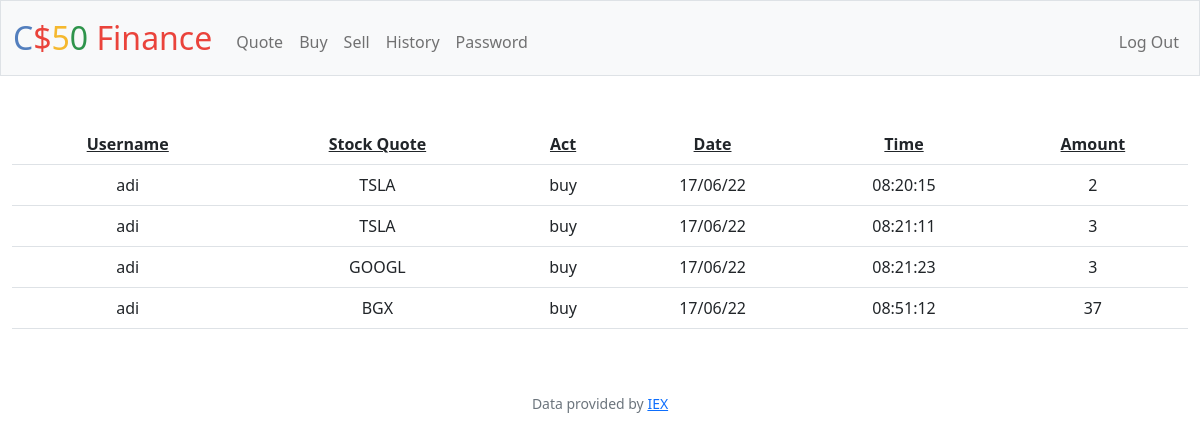
Screenshot of /history (signed in) with the database file from the repository.
### tables this page shows
CREATE TABLE history(user_id INTEGER, stock_quote TEXT, act TEXT, date DATE, time TIME, amount INTEGER);

### app.py (the view)
@app.route("/history")
@login_required
def history():
    current_user = session["user_id"]
    info_from_history = db.execute("SELECT * FROM history WHERE user_id=?", current_user)
    return render_template("history.html", info = info_from_history)

### app.py (called while the page is built)
@app.after_request
def after_request(response):
    response.headers["Cache-Control"] = "no-cache, no-store, must-revalidate"
    response.headers["Expires"] = 0
    response.headers["Pragma"] = "no-cache"
    return response

### helpers.py (called while the page is built)
def login_required(f):
    @wraps(f)
    def decorated_function(*args, **kwargs):
        if session.get("user_id") is None:
            return redirect("/login")
        return f(*args, **kwargs)
    return decorated_function

### templates/history.html (shortened to what this page needs)
{% extends "layout.html" %}
{% block main %}
    <table class="table">
        <tr>
            <th>  <u>Username</u>  </th>
            <th>  <u>Stock Quote</u>  </th>
            <th>  <u>Act</u>  </th>
            <th>  <u>Date</u>  </th>
            <th>  <u>Time</u>  </th>
            <th>  <u>Amount</u>  </th>
        </tr>
        {% for row in info %}
        <tr>
            <td>  {{ row['user_id'] }}  </td>
            <td>  {{ row['stock_quote'] }}  </td>
            <td>  {{ row['act'] }}  </td>
            <td>  {{ row['date'] }}  </td>
            <td>  {{ row['time'] }}  </td>
            <td>  {{ row['amount'] }}  </td>
        </tr>
        {% endfor %}
    </table>
{% endblock %}

### rows the page displays
history: user_id "adi", stock_quote "TSLA", act "buy", date "17/06/22", time "08:20:15", amount "2"
history: user_id "adi", stock_quote "TSLA", act "buy", date "17/06/22", time "08:21:11", amount "3"
history: user_id "adi", stock_quote "GOOGL", act "buy", date "17/06/22", time "08:21:23", amount "3"
history: user_id "adi", stock_quote "BGX", act "buy", date "17/06/22", time "08:51:12", amount "37"
